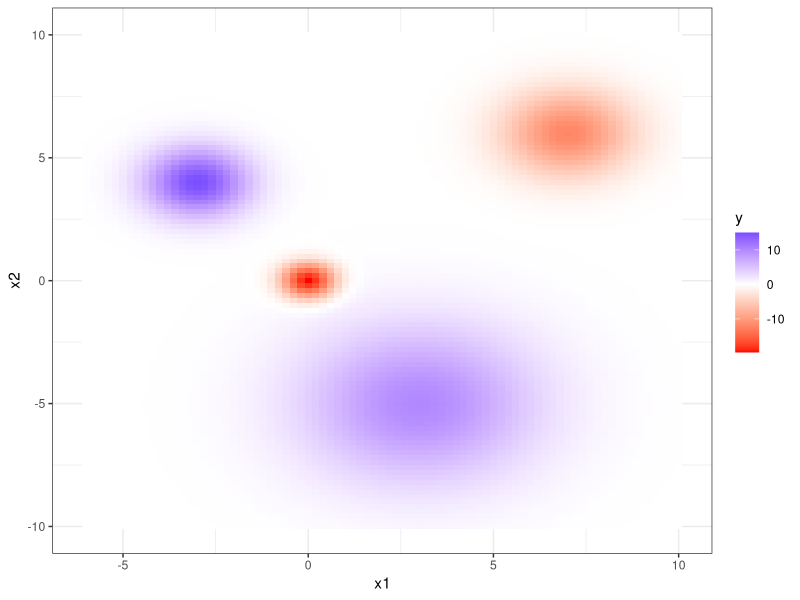

This figure's R source:
library(ggplot2)
testFrame = expand.grid(
  x1 = seq(-6,10,0.2),
  x2 = seq(-10,10,0.2)
  )

testFrame$y = with(testFrame,
                   10*exp(-((x1-3)^2+(x2+5)^2)/10)+
                     15*exp(-((x1+3)^2+(x2-4)^2)/2)+
                     -20*exp(-((x1)^2+(x2)^2)/0.5)+
                     -12*exp(-((x1-7)^2+(x2-6)^2)/3))

ggplot(data=testFrame,aes(x=x1,y=x2,z=y,))+
  geom_tile(aes(fill = y)) + #stat_contour(aes(color=y))+
  scale_fill_gradient2(low = "red", high = "blue",mid="white")+
  #scale_color_gradient(low = "red", high = "blue")+
  #geom_point(size=2,alpha=0.75)+
  theme_bw()
